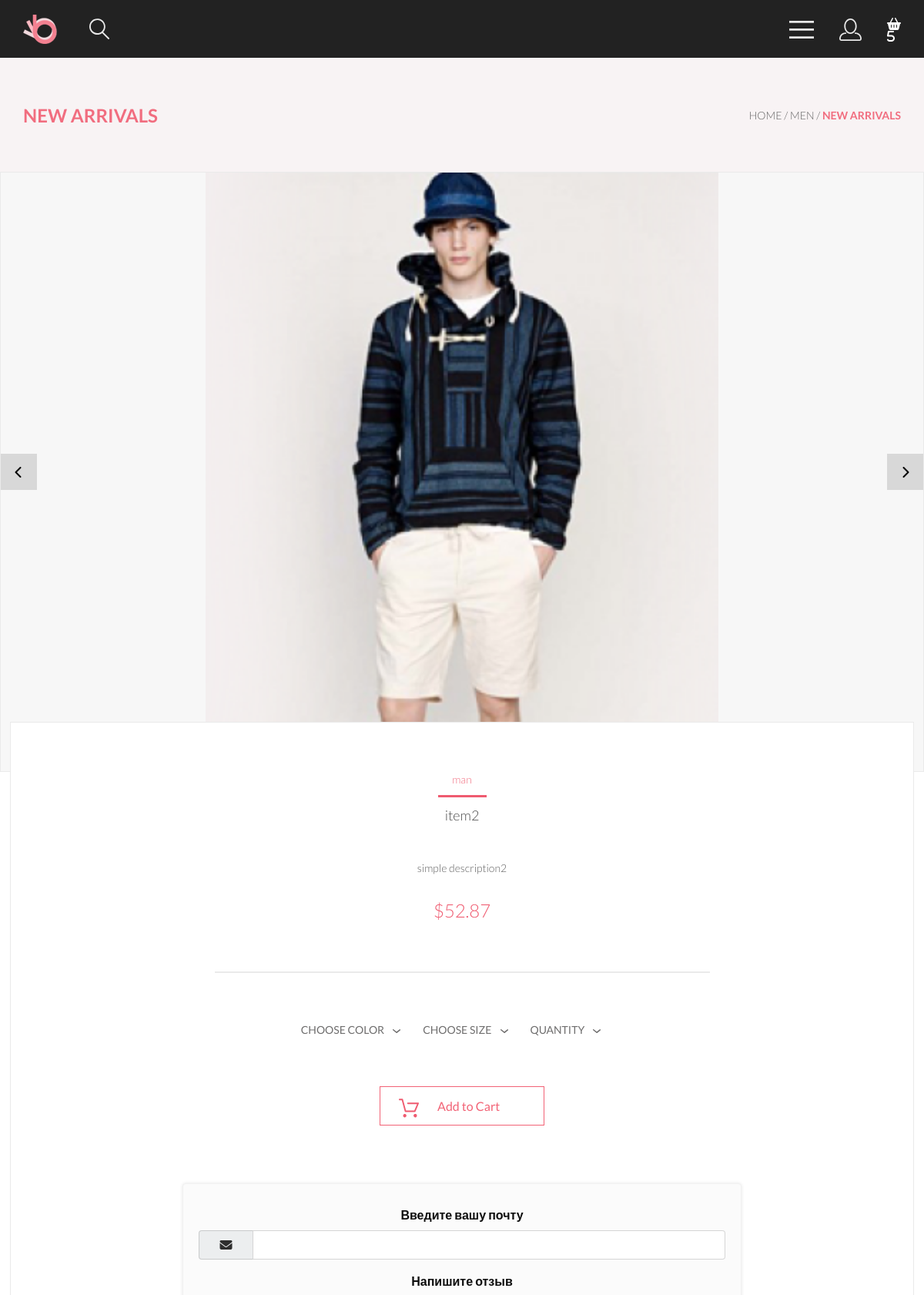
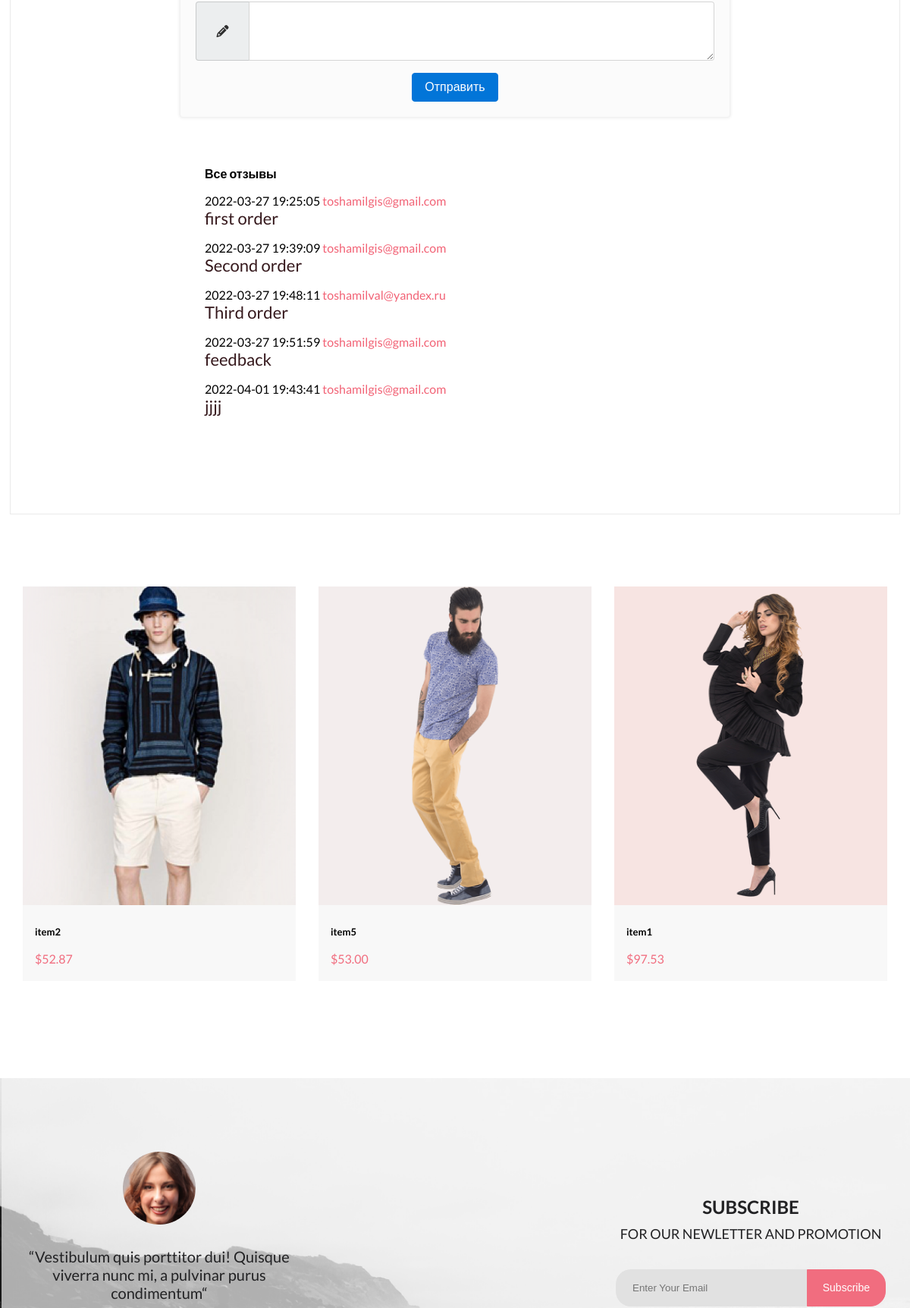
The app's page /product.php?id=2 (signed in, upper part) with its own data (2 pictures, top to bottom).
### tables this page shows
CREATE TABLE `items` (
  `id` int(10) UNSIGNED NOT NULL,
  `title` text,
  `description` text,
  `price` text,
  `collection` text,
  `options` text,
  `views` int(11) NOT NULL DEFAULT '0',
  `preview_photo_name` text NOT NULL
);

CREATE TABLE `reviews` (
  `id` int(11) NOT NULL,
  `item_id` int(10) UNSIGNED NOT NULL,
  `name` text NOT NULL,
  `text` text NOT NULL,
  `time` timestamp NOT NULL
);

### product.php (the view, shortened to what this page needs)
<?php
include('db_connect.php');
$items = mysqli_query($db, "SELECT * FROM `items` ORDER BY views DESC LIMIT 3");
$product_id = (int)$_GET['id'];
$item = mysqli_fetch_row(mysqli_query($db, "SELECT * FROM `items` WHERE id = $product_id"));
$page_not_found = false;
if ($item === null) {
    $page_not_found = true;
} else {
    mysqli_query($db, "UPDATE `items` SET views = views + 1 WHERE id = $product_id");
}
$reviews = mysqli_query($db, "SELECT * FROM `reviews` WHERE item_id = $product_id");
?>
<?php if ($page_not_found): ?>
<!DOCTYPE html>
<html lang="en">
<head>
    <link href="https://fonts.googleapis.com/css2?family=Nunito+Sans:wght@600;900&display=swap" rel="stylesheet">
    <script src="https://kit.fontawesome.com/4b9ba14b0f.js"></script>
    <link rel="stylesheet" href="css/not_found_page_style.css">
</head>
<body>
    <div class="mainbox">
        <div class="err">4</div>
        <i class="far fa-question-circle fa-spin"></i>
        <div class="err2">4</div>
        <div class="msg">Maybe this page moved? Got deleted?<p>Let's go <a href="index.php">home</a> and try from there.</p></div>
    </div>
</body>
</html>
<?php else: ?>
<!DOCTYPE html>
<html lang="en">
<head>
    <link rel="stylesheet" href="css/review.css">
    <link rel="stylesheet" href="css/style.css">
</head>
<body>
    <div class="wrapper">
        <div class="top">
            <?php include('header.php') ?>
        </div>
        <div class="content">
            <header class="container header-content">
                <h1 class="catalog-header-left">NEW ARRIVALS </h1>
                <h2 class="catalog-header-right"><a href="index.php">HOME</a> / <a href="catalog.php">MEN</a> / <a
                        href="catalog.php"><span class="header-list-bold">NEW ARRIVALS</span></a> </h2>
            </header>
        </div>
        <div class="main-product">
            <a class="box-scroll angle-left" href="#"><i class="angle fas fa-chevron-left"></i></a>
            <img class="img-page-of-products" src="clothes_images/<?= $item[7] ?>" alt="prod">
            <a class="box-scroll angle-right" href="#"><i class="angle fas fa-chevron-right"></i></a>
        </div>
        <div class="product-discription container">
            <div class="name-price">
                <h2 class="name-collection"><?= $item[4] ?></h2>
                <div class="line"></div>
                <h3 class="nam"><?= $item[1] ?></h3>
                <p class="nam-disc"><?= $item[2] ?></p>
                <p class="price-prod"><?= $item[3] ?></p>
            </div>
            <div class="line2-prod"></div>
            <div class="settings">
                <div class="main-filters">
                    <details class="main-filt">
                        <summary class="product-page-select-item">CHOOSE COLOR</summary>
                    </details>
                    <details class="main-filt">
                        <summary class="product-page-select-item">CHOOSE SIZE</summary>
                    </details>
                    <details class="main-filt">
                        <summary class="product-page-select-item">QUANTITY</summary>
                    </details>
                </div>
                <a class="put-to-bascket" href="#">
                    <img class="bascket-img" src="img/bascket-red.svg" alt="bascket">
                    <p class="bascket-text">Add to Cart</p>
                </a>
            </div>
            <div class="reviews-block">
                <form id="feedback" method="post">
                    <div class="pinfo">Введите вашу почту</div>
                    <div class="form-group">
                        <div class="col-md-4 inputGroupContainer">
                            <div class="input-group">
                                <span class="input-group-addon">
                                    <i class="fa fa-envelope"></i>
                                </span>
                                <input name="email" type="email" class="form-control" placeholder="john.doe@yahoo.com">
                           </div>
                        </div>
                    </div>
                    <div class="pinfo">Напишите отзыв</div>
                    <div class="form-group">
                        <div class="col-md-4 inputGroupContainer">
                            <div class="input-group">
                                <span class="input-group-addon">
                                    <i class="fa fa-pencil"></i>
                                </span>
                                <textarea name="feedback" class="form-control" id="review" rows="3"></textarea>
                            </div>
                        </div>
                    </div>
                    <button type="submit" class="btn btn-primary">Отправить</button>
                </form>
                <ol class="review-block">
                    <?php if ($reviews->num_rows !== 0) { echo '<h4 class="clearfix">Все отзывы</h4>'; } ?>
                    <?php while ($review = mysqli_fetch_assoc($reviews)): ?>
                        <li class="clearfix review">
                            <div class="message-data align-right">
                                <span class="message-data-time" ><?=$review['time']?></span>
                                <span class="message-data-name" style="color: #F26376"><?=$review['name']?></span>
                            </div>
                            <div class="message other-message float-right" style="color: #35181c; font-size: 22px">
                                <?=$review['text']?>
                            </div>
                        </li>
                    <?php endwhile; ?>
            </div>
        </div>
        <section class="products container margin-bottom" style="margin-top: 0">
            <?php include('catalog_item.php'); ?>
        </section>
    </div>
    <footer>
    </footer>
</body>
</html>
<?php endif ?>

### catalog_item.php (shortened to what this page needs)
<?php while ($item = mysqli_fetch_assoc($items)): ?>
<form action="catalog_item.php" method='post' id="add_to_cart<?=$item['id']?>">
	<div class="prod">
		<a href="product.php?id=<?=$item['id']?>">
			<img class="prod-pic" src="clothes_images/<?=$item['preview_photo_name']?>" alt="prod<?=$item['id']?>">
			<div class="prod-disc">
				<h4 class="prod-h4"><?=$item['title']?></h4>
		    	<p class="price"><?=$item['price']?></p>
			</div>
		</a>
	</div>
</form>
<?php endwhile; ?>

### css/review.css (style rules this page uses)
.clearfix { display: flex; flex-direction: column; align-items: flex-start; margin-left: 32px; }
.review { margin-top: 16px; }
.review-block { max-width: 724px; margin: 64px auto; }
.message { color: #35181c; }

### records on screen
items: preview_photo_name (picture), collection "man", title "item2", description "simple description2", price "$52.87"
reviews: time "2022-03-27 19:25:05", name "toshamilgis@gmail.com", text "first order"
reviews: time "2022-03-27 19:39:09", name "toshamilgis@gmail.com", text "Second order"
reviews: time "2022-03-27 19:48:11", name "toshamilval@yandex.ru", text "Third order"
reviews: time "2022-03-27 19:51:59", name "toshamilgis@gmail.com", text "feedback"
reviews: time "2022-04-01 19:43:41", name "toshamilgis@gmail.com", text "jjjj"
items: preview_photo_name (picture), title "item5", price "$53.00"
items: preview_photo_name (picture), title "item1", price "$97.53"

### other values on screen
$count_items_in_basket "5"
